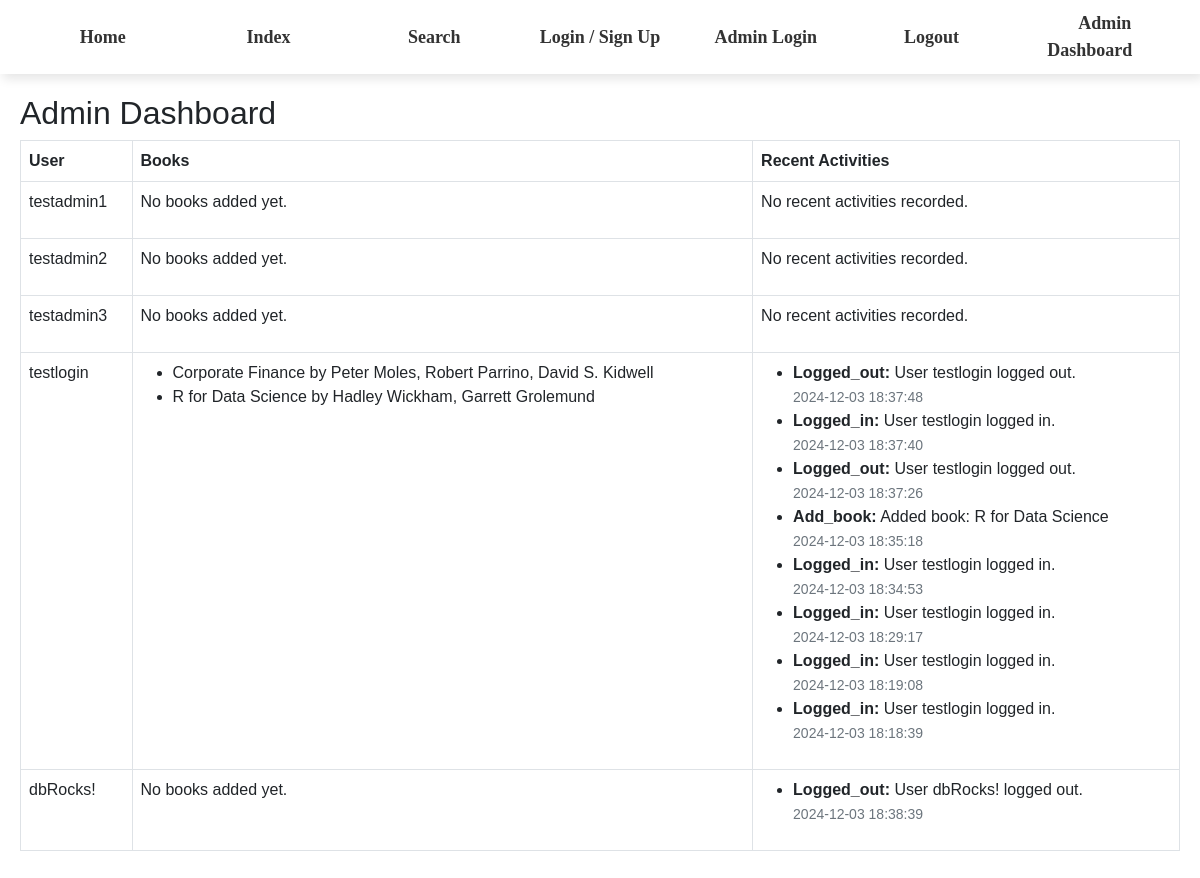
Before: /admin_dashboard (signed in) with the older database file.
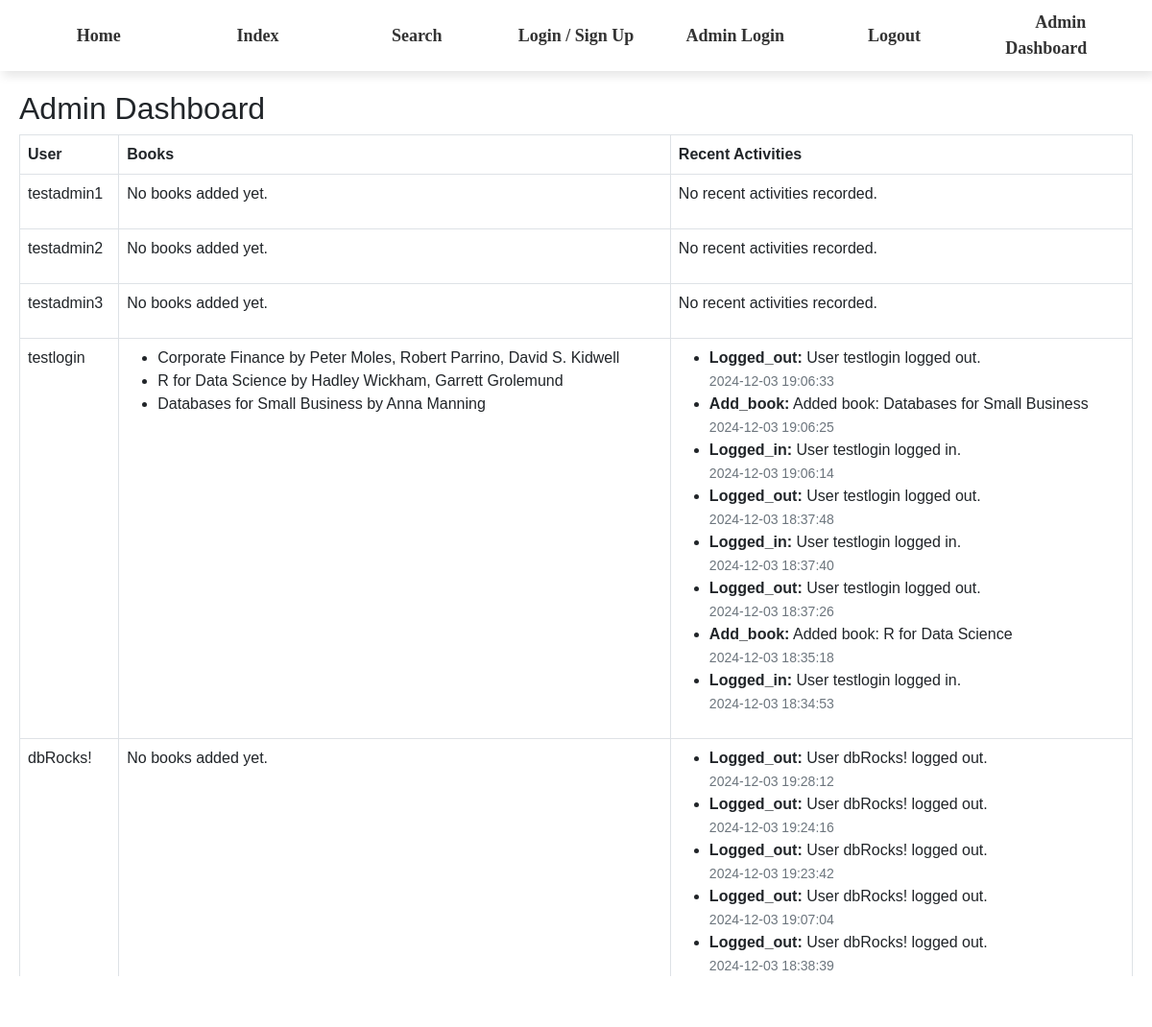
After: the same page with the newer database file.
### models/models.py (models this page shows, shortened)
class User(UserMixin, db.Model):
    id = db.Column(db.Integer, primary_key=True)
    username = db.Column(db.String(80), unique=True, nullable=False)
    password = db.Column(db.String(200), nullable=False)
    is_admin = db.Column(db.Boolean, default=False)  # Admin flag
    books = db.relationship('Book', back_populates='user')

class Book(db.Model):
    id = db.Column(db.Integer, primary_key=True)
    title = db.Column(db.String(255))
    author = db.Column(db.String(255))
    description = db.Column(db.String(500))
    user_id = db.Column(db.Integer, db.ForeignKey('user.id'), nullable=False)
    thumbnail = db.Column(db.String(255), nullable=True)
    rating = db.Column(db.Float, nullable=True)
    order_index = db.Column(db.Integer)  # New column to store the order index
    user = db.relationship('User', back_populates='books')

class RecentActivity(db.Model):
    __tablename__ = 'recent_activity'
    id = db.Column(db.Integer, primary_key=True)
    activity_type = db.Column(db.String(100), nullable=False)  # e.g., 'searched_book', 'added_book', 'removed_book'
    timestamp = db.Column(db.DateTime, default=datetime.utcnow)
    description = db.Column(db.String(255), nullable=True)  # Optional: additional description of activity
    user_id = db.Column(db.Integer, db.ForeignKey('user.id'), nullable=True)
    user = relationship('User', backref='recent_activities', lazy=True)

### app.py (the view)
@app.route('/admin_dashboard')
@login_required
def admin_dashboard():
    if not current_user.is_admin:
        flash('Access denied. Admins only.', 'danger')
        return redirect(url_for('index'))
    users = User.query.all()
    user_books = {user.id: Book.query.filter_by(user_id=user.id).all() for user in users}
    user_activities = {
        user.id: RecentActivity.query.filter_by(user_id=user.id).order_by(RecentActivity.timestamp.desc()).limit(8).all()
        for user in users
    }
    return render_template(
        'admin_dashboard.html',
        users=users,
        user_books=user_books,
        user_activities=user_activities,
    )

### app.py (called while the page is built)
@login_manager.user_loader
def load_user(user_id):
    return User.query.get(int(user_id))

### templates/admin_dashboard.html (shortened to what this page needs)
<!DOCTYPE html>
<html lang="en">
<head>
    <link rel="stylesheet" href="https://cdn.jsdelivr.net/npm/bootstrap@5.1.0/dist/css/bootstrap.min.css">
</head>
<body>
    {% extends 'template.html' %}
    {% block content %}
    <h2>Admin Dashboard</h2>
    {% if users %}
        <table class="table table-bordered">
            <thead>
                <tr>
                    <th>User</th>
                    <th>Books</th>
                    <th>Recent Activities</th>
                </tr>
            </thead>
            <tbody>
                {% for user in users %}
                    <tr>
                        <td>{{ user.username }}</td>
                        <td>
                            {% if user_books[user.id] %}
                                <ul>
                                    {% for book in user_books[user.id] %}
                                        <li>{{ book.title }} by {{ book.author }}</li>
                                    {% endfor %}
                                </ul>
                            {% else %}
                                <p>No books added yet.</p>
                            {% endif %}
                        </td>
                        <td>
                            {% if user_activities[user.id] %}
                                <ul>
                                    {% for activity in user_activities[user.id] %}
                                        <li>
                                            <strong>{{ activity.activity_type.capitalize() }}:</strong>
                                            {{ activity.description }}
                                            <br>
                                            <small class="text-muted">
                                                {{ activity.timestamp.strftime('%Y-%m-%d %H:%M:%S') }}
                                            </small>
                                        </li>
                                    {% endfor %}
                                </ul>
                            {% else %}
                                <p>No recent activities recorded.</p>
                            {% endif %}
                        </td>
                    </tr>
                {% endfor %}
            </tbody>
        </table>
    {% else %}
        <p>No users found.</p>
    {% endif %}
    {% endblock %}

### templates/template.html (shortened to what this page needs)
<!DOCTYPE html>
<html lang="en">
<head>
    <link rel="stylesheet" href="https://cdnjs.cloudflare.com/ajax/libs/font-awesome/6.0.0-beta3/css/all.min.css">
    <link rel="stylesheet" href="{{url_for('static',filename='css/styles.css')}}">
</head>
<body>
    <nav>
        <ul>
            <li><a href="{{ url_for('home') }}">Home</a></li>
            <li><a href="{{ url_for('index') }}">Index</a></li>
            <li><a href="{{ url_for('search') }}">Search</a></li>
            <li><a href="{{ url_for('auth') }}">Login / Sign Up</a></li>
            <li><a href="{{ url_for('admin_login') }}">Admin Login</a></li>
            {% if current_user.is_authenticated %}
                <li><a href="{{ url_for('logout') }}">Logout</a></li>
                {% if current_user.is_admin %}
                    <li><a href="{{ url_for('admin_dashboard') }}">Admin Dashboard</a></li>
                {% else %}
                    <li><a href="{{ url_for('dashboard') }}">User Dashboard</a></li>
                {% endif %}
            {% endif %}
        </ul>
    </nav>
    <div style="padding: 20px;">
        {% block content %} {% endblock %}
    </div>
</body>
</html>

### static/css/styles.css (style rules this page uses)
body { font-family: Arial, sans-serif; margin: 0; padding: 0; background-image: url('/static/images/sample.jpg'); background-size: cover; background-position: center; background-repeat: no-repeat; backdrop-filter: blur(20px); }
nav { background-color: rgba(255, 255, 255, 0.3); backdrop-filter: blur(15px); box-shadow: 1px 1px 0 0 rgba(255, 255, 255, 0.8) inset, 3px 5px 10px 0 rgba(0, 0, 0, 0.1); padding: 10px 20px; position: sticky; top: 0; z-index: 1000; }
nav ul { list-style: none; display: flex; justify-content: space-between; align-items: center; margin: 0; padding: 0; }
nav ul li { flex: 1; text-align: center; }
nav ul li a { font-family: Raleway, serif; color: #333; text-decoration: none; font-size: 18px; font-weight: 700; text-align: center; padding: 10px 15px; border-radius: 5px; transition: transform 0.3s ease, background 0.3s ease; background: rgba(255, 255, 255, 0.3); }

Changed rows visible on the page:
computed for User "testlogin": loses RecentActivity (activity_type "Logged_in", description "User testlogin logged in.", timestamp "2024-12-03 18:29:17"); loses RecentActivity (activity_type "Logged_in", description "User testlogin logged in.", timestamp "2024-12-03 18:19:08"); loses RecentActivity (activity_type "Logged_in", description "User testlogin logged in.", timestamp "2024-12-03 18:18:39")
added Book: title "Databases for Small Business", author "Anna Manning", shown under User "testlogin"
added RecentActivity: activity_type "Logged_out", description "User testlogin logged out.", timestamp "2024-12-03 19:06:33", shown under User "testlogin"
added RecentActivity: activity_type "Add_book", description "Added book: Databases for Small Business", timestamp "2024-12-03 19:06:25", shown under User "testlogin"
added RecentActivity: activity_type "Logged_in", description "User testlogin logged in.", timestamp "2024-12-03 19:06:14", shown under User "testlogin"
added RecentActivity: activity_type "Logged_out", description "User dbRocks! logged out.", timestamp "2024-12-03 19:28:12", shown under User "dbRocks!"
added RecentActivity: activity_type "Logged_out", description "User dbRocks! logged out.", timestamp "2024-12-03 19:24:16", shown under User "dbRocks!"
added RecentActivity: activity_type "Logged_out", description "User dbRocks! logged out.", timestamp "2024-12-03 19:23:42", shown under User "dbRocks!"
added RecentActivity: activity_type "Logged_out", description "User dbRocks! logged out.", timestamp "2024-12-03 19:07:04", shown under User "dbRocks!"
